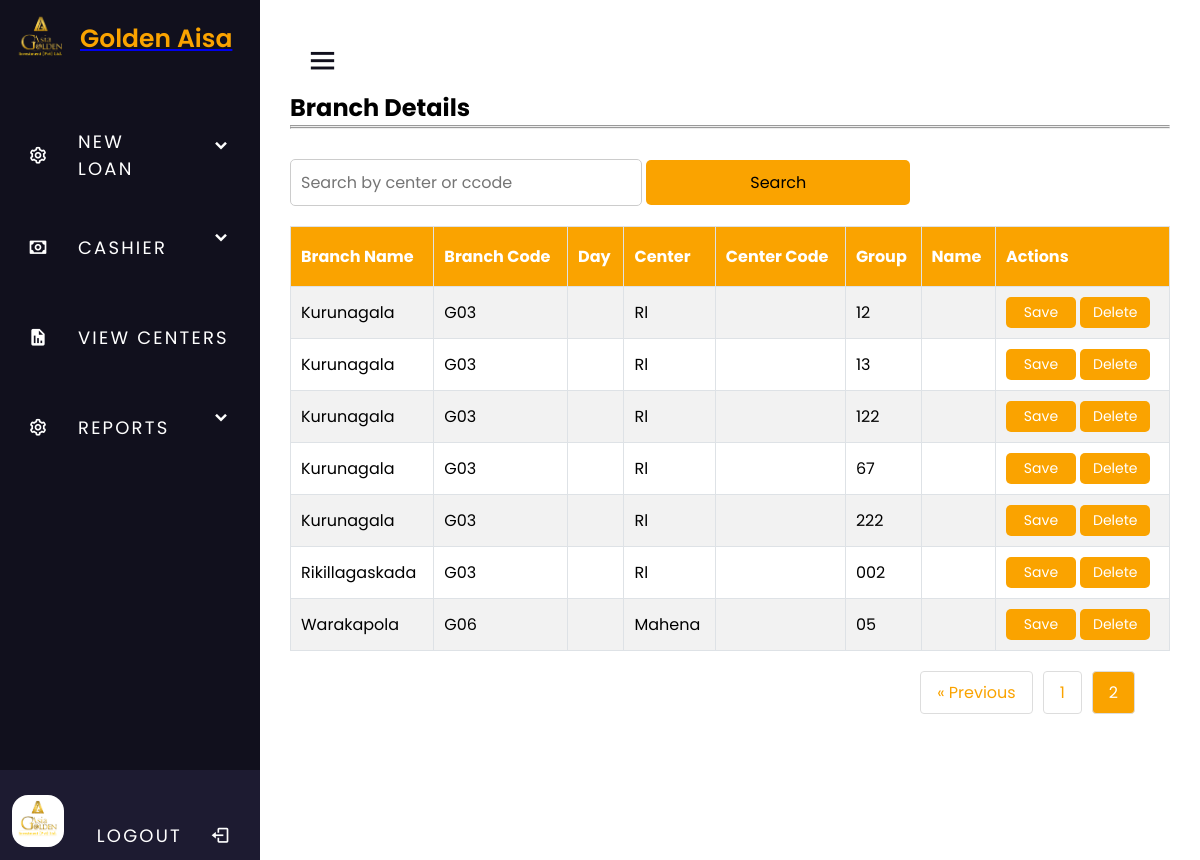
Screenshot of /centermanage.php?page=2 with the database file from the repository.
### tables this page shows
CREATE TABLE `branch` (
  `id` int(11) NOT NULL,
  `bname` varchar(255) NOT NULL,
  `bcode` varchar(255) NOT NULL,
  `center` varchar(255) NOT NULL,
  `ccode` varchar(255) NOT NULL,
  `group` varchar(255) NOT NULL
);

### centermanage.php (the view, shortened to what this page needs)
<?php
require "connecton.php";
$results_per_page = 20;
$page = isset($_GET['page']) ? (int)$_GET['page'] : 1;
$search_query = isset($_GET['search']) ? $_GET['search'] : '';
$sql = "SELECT * FROM branch";
$params = [];
$types = '';
$start = ($page - 1) * $results_per_page;
$sql .= " ORDER BY bname, id LIMIT ?, ?";
$params[] = $start;
$params[] = $results_per_page;
$types .= 'ii';
if ($stmt = $con->prepare($sql)) {
    $stmt->bind_param($types, ...$params);
    $stmt->execute();
    $result = $stmt->get_result();
    $results = [];
    while ($row = $result->fetch_assoc()) {
        $results[] = $row;
    }
}
$total_sql = "SELECT COUNT(*) as total FROM branch";
$total_stmt = $con->prepare($total_sql);
$total_stmt->execute();
$total_result = $total_stmt->get_result()->fetch_assoc();
$total_pages = ceil($total_result['total'] / $results_per_page);
?>
<!DOCTYPE html>
<html>
<head>
    <link rel="stylesheet" href="styledash.css">
    <link href='https://unpkg.com/boxicons@2.0.7/css/boxicons.min.css' rel='stylesheet'>
</head>
<body>
  <div class="home">
    <div class="sidebar ">
      <div class="logo">
      <a href="index.php">
        <img src="logo.png" alt="Logo" style="width: 100px; position: absolute; top: 10px; left: 10px;">
      </div>
      <div class="logo-details">
      <a href="index.php">
        <span class="logo_name"> Golden Aisa</span>
      </div>
      <ul class="nav-links">
      <li>
      <div class="iocn-link">
      <a href="<?php echo htmlspecialchars($link); ?>">
        <i class='bx bx-cog'></i>
        <span class="link_name">New Loan</span>
    </a>
      <i class='bx bxs-chevron-down arrow' ></i>
    </div>
      </li>
      <li>
    <div class="iocn-link">
      <a href="cashier.php">
        <i class='bx bx-money'></i>
        <span class="link_name">Cashier</span>
      </a>
      <i class='bx bxs-chevron-down arrow' ></i>
    </div>
  </li>
      <li>
        <div class="iocn-link">
        <a href="center.php">
            <i class='bx bxs-report' ></i>
            <span class="link_name">View Centers</span>
          </a>
        </div>
  </li>
  <li>
    <div class="iocn-link">
      <a href="#">
        <i class='bx bx-cog' ></i>
        <span class="link_name">Reports</span>
      </a>
      <i class='bx bxs-chevron-down arrow'></i>
    </div>
  </li>
    <li>
      <a href="login-user.php">
        <div class="profile-details">
          <div class="profile-content">
            <img src="image1.png" alt="profileImg">
          </div>
          <div class="name-job">
          <a href="login-user.php" class="logout-link">
    <span class="link_name">Logout</span>
    <i class='bx bx-log-out'></i>
  </a>
          </div>
        </div>
      </a>
    </li>
  </ul>
</div>
<section class="home-section">
  <div class="home-content">
<i class='bx bx-menu'></i>
</div>
<div class="header-container">
<h2>Branch Details</h2><div class="user-details">
<hr>
</div>
</div>
<hr>
    <form method="get" action="">
        <input type="text" name="search" placeholder="Search by center or ccode" value="<?php echo htmlspecialchars($search_query); ?>">
        <input type="submit" value="Search">
    </form>
    <table>
        <tr>
            <th>Branch Name</th>
            <th>Branch Code</th>
            <th>Day</th>
            <th>Center</th>
            <th>Center Code</th>
            <th>Group</th>
            <th>Name</th>
            <th>Actions</th>
        </tr>
        <?php foreach ($results as $row): ?>
            <tr data-id="<?php echo htmlspecialchars($row['id']); ?>">
                <td><?php echo htmlspecialchars($row['bname']); ?></td>
                <td><?php echo htmlspecialchars($row['bcode']); ?></td>
                <td contenteditable="true"><?php echo htmlspecialchars($row['day']); ?></td>
                <td contenteditable="true"><?php echo htmlspecialchars($row['center']); ?></td>
                <td contenteditable="true"><?php echo htmlspecialchars($row['ccode']); ?></td>
                <td contenteditable="true"><?php echo htmlspecialchars($row['group']); ?></td>
                <td contenteditable="true"><?php echo htmlspecialchars($row['name']); ?></td>
                <td>
                    <button onclick="saveChanges('<?php echo htmlspecialchars($row['id']); ?>')">Save</button>
                    <button onclick="deleteRow('<?php echo htmlspecialchars($row['id']); ?>')">Delete</button>
                </td>
            </tr>
        <?php endforeach; ?>
    </table>
    <ul class="pagination">
        <?php if ($page > 1): ?>
            <li><a href="?page=<?php echo $page - 1; ?>">&laquo; Previous</a></li>
        <?php endif; ?>
        <?php for ($i = 1; $i <= $total_pages; $i++): ?>
            <li><a class="<?php echo $i == $page ? 'active' : ''; ?>" href="?page=<?php echo $i; ?>"><?php echo $i; ?></a></li>
        <?php endfor; ?>
    </ul>
</body>
</html>

### styledash.css (style rules this page uses)
* { margin: 0; padding: 0; box-sizing: border-box; font-family: 'Poppins', sans-serif; }
.sidebar { position: fixed; font-family: 'Roboto', sans-serif, Poppins; font-size: 25px; top: 0; left: 0; height: 100%; width: 260px; background: #11101d; z-index: 100; transition: all 0.5s ease; }
.logo img { width: 300px; position: absolute; top: 10px; left: 10px; }
.sidebar .logo-details .logo_name { margin-top: 50px; margin-left: 80px; font-size: 25px; color: #FAA300; font-weight: 600; transition: 0.3s ease; transition-delay: 0.1s; }
.sidebar .nav-links { height: 100%; padding: 30px 0 150px 0; overflow: auto; }
.sidebar .nav-links li { font-size: 24px; position: relative; list-style: none; transition: all 0.4s ease; }
.sidebar .nav-links li .iocn-link { display: flex; align-items: center; justify-content: space-between; }
.sidebar .nav-links li i { height: 50px; min-width: 78px; text-align: center; line-height: 50px; color: #fff; font-size: 20px; cursor: pointer; transition: all 0.3s ease; }
.sidebar .nav-links li a { text-transform: uppercase; margin-top: 20px; display: flex; align-items: center; text-decoration: none; letter-spacing: 2.2px; }
body>div>div>ul>li { margin-top: 20px; }
.sidebar .nav-links li a .link_name { font-size: 18px; font-weight: 400; color: #fff; transition: all 0.4s ease; }
body>div>div>ul>li>a { margin-top: 15px; }
.sidebar .profile-details { position: fixed; bottom: 0; height: 90px; width: 260px; display: flex; align-items: center; justify-content: space-between; background: #1d1b31; padding: 12px 0; transition: all 0.5s ease; }
.sidebar .profile-details img { height: 52px; width: 52px; object-fit: cover; border-radius: 16px; margin: 0 14px 0 12px; background: #1d1b31; transition: all 0.5s ease; }
.home-section { position: relative; width: 100%; height: 100vh; }
.home-section::before { min-height: 100%; content: ''; position: fixed; top: 0; left: 0; right: 0; bottom: 0; background: url(login.jpg) no-repeat center center/cover; opacity: 0.1; z-index: -1; }
.home-content, .home-content i { position: relative; z-index: 1; }
.home-section { position: relative; height: 100vh; left: 260px; width: calc(100% - 260px); transition: all 0.5s ease; }
.home-section .home-content { height: 60px; display: flex; align-items: center; }
.home-section .home-content .bx-menu, .home-section .home-content .text { color: #11101d; font-size: 35px; }
.home-section .home-content .bx-menu { margin: 0 15px; cursor: pointer; }
body>div>div>div.logo-details { margin-top: 20px; }

### centermanage.php (style rules this page uses)
body > div { margin: 30px 30px 30px 30px; }
body > div > section > form { margin-top:30px; margin-bottom:20px; }
input[type="text"] { width: 40%; padding: 10px; border: 1px solid #ccc; border-radius: 5px; box-sizing: border-box; font-size: 16px; }
input[type="submit"],body > div > section > div > button { width: 30%; padding: 10px; background-color: #FAA300; border: none; border-radius: 5px; font-size: 16px; cursor: pointer; transition: background-color 0.3s ease; }
body > div > section > table > tbody > tr > td > button { width: 70px; padding: 5px; background-color: #FAA300; border: none; border-radius: 5px; font-size: 14px; cursor: pointer; transition: background-color 0.3s ease; color:white; }
table { padding:10px; margin-top:20px; border: 1px solid black; border-collapse: collapse; width: 100%; }
table, th { height:60px; }
table, th, td { padding:10px; border: 1px solid black; border-collapse: collapse; }
table, th, td { padding:10px; border: 1px solid #dee2e6; }
th, td { padding:10px; text-align: left; padding: 8px; }
th { padding:10px; background-color: #FAA300; color: white; }
tr:nth-child(even) { background-color: #f2f2f2; }
th, td { padding: 10px; text-align: left; font-size: 16px; }
.pagination { display: flex; justify-content: right; align-items: right; list-style: none; padding: 0; margin-right:30px; margin-bottom:30px; margin-top:20px; }
.pagination li { margin: 0 5px; }
body > div > section > ul { margin-bottom:30px; }
.pagination a { display: block; padding: 8px 16px; text-decoration: none; color: #FAA300; border: 1px solid #ddd; border-radius: 4px; transition: background-color 0.3s, color 0.3s; }
.pagination a.active { background-color: #FAA300; color: #fff; }

### rows the page displays
branch: bname "Kurunagala", bcode "G03", center "Rl", group "12"
branch: bname "Kurunagala", bcode "G03", center "Rl", group "13"
branch: bname "Kurunagala", bcode "G03", center "Rl", group "122"
branch: bname "Kurunagala", bcode "G03", center "Rl", group "67"
branch: bname "Kurunagala", bcode "G03", center "Rl", group "222"
branch: bname "Rikillagaskada", bcode "G03", center "Rl", group "002"
branch: bname "Warakapola", bcode "G06", center "Mahena", group "05"
